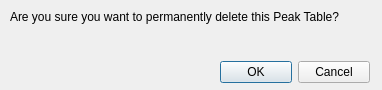
<?xml version="1.0" encoding="UTF-8"?>
<ui version="4.0">
 <class>PeakTableDeletionDialog</class>
 <widget class="QDialog" name="PeakTableDeletionDialog">
  <property name="geometry">
   <rect>
    <x>0</x>
    <y>0</y>
    <width>382</width>
    <height>90</height>
   </rect>
  </property>
  <property name="windowTitle">
   <string>Delete Peak Table</string>
  </property>
  <widget class="QDialogButtonBox" name="buttonBox">
   <property name="geometry">
    <rect>
     <x>220</x>
     <y>60</y>
     <width>150</width>
     <height>24</height>
    </rect>
   </property>
   <property name="orientation">
    <enum>Qt::Horizontal</enum>
   </property>
   <property name="standardButtons">
    <set>QDialogButtonBox::Cancel|QDialogButtonBox::Ok</set>
   </property>
  </widget>
  <widget class="QLabel" name="label">
   <property name="geometry">
    <rect>
     <x>10</x>
     <y>10</y>
     <width>360</width>
     <height>30</height>
    </rect>
   </property>
   <property name="text">
    <string>Are you sure you want to permanently delete this Peak Table?</string>
   </property>
   <property name="alignment">
    <set>Qt::AlignLeading|Qt::AlignLeft|Qt::AlignTop</set>
   </property>
   <property name="wordWrap">
    <bool>true</bool>
   </property>
   <property name="margin">
    <number>0</number>
   </property>
   <property name="indent">
    <number>-1</number>
   </property>
  </widget>
 </widget>
 <resources/>
 <connections>
  <connection>
   <sender>buttonBox</sender>
   <signal>accepted()</signal>
   <receiver>PeakTableDeletionDialog</receiver>
   <slot>accept()</slot>
   <hints>
    <hint type="sourcelabel">
     <x>294</x>
     <y>71</y>
    </hint>
    <hint type="destinationlabel">
     <x>190</x>
     <y>44</y>
    </hint>
   </hints>
  </connection>
  <connection>
   <sender>buttonBox</sender>
   <signal>rejected()</signal>
   <receiver>PeakTableDeletionDialog</receiver>
   <slot>reject()</slot>
   <hints>
    <hint type="sourcelabel">
     <x>294</x>
     <y>71</y>
    </hint>
    <hint type="destinationlabel">
     <x>190</x>
     <y>44</y>
    </hint>
   </hints>
  </connection>
 </connections>
</ui>
